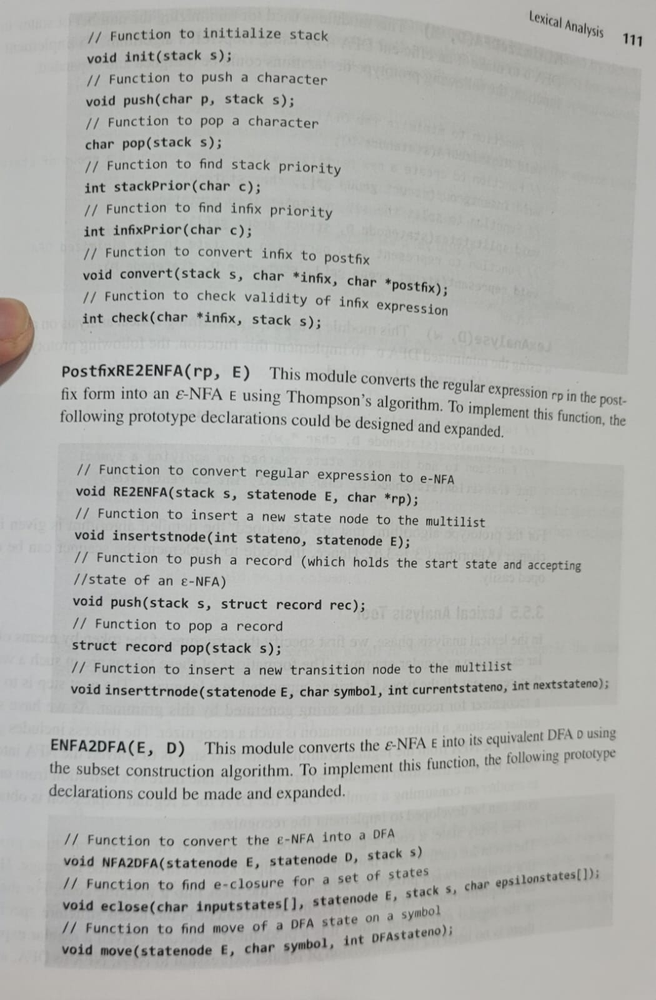
#> input picture braille_backend/tests/test.png, 656 x 1000 px, shrunk from 1050 x 1600 before the run
$ python -i ocr_service.py   (imports and definitions only)
#> lines starting #> are read from the running program, lines starting #| are printed output that depends on the picture; after the words box and inside, x2 and y2 are one past the last pixel; in counts of white or black regions, pixels touching at a corner belong together
import os
from pathlib import Path

import cv2
import numpy as np
import pytesseract
from dotenv import load_dotenv


# [1 line not run here, left out]

# Get Tesseract path from .env
tesseract_path = os.getenv("TESSERACT_PATH")

if tesseract_path:
    pytesseract.pytesseract.tesseract_cmd = tesseract_path


def extract_text_from_image(image_path: str) -> str:
#> called with image_path = '../../tests/test.png'
    image = cv2.imread(image_path)
#> image is the input picture: shape (1000, 656, 3); mean B, G, R 172.4, 176, 175.1

    if image is None:
        raise ValueError("Could not read the uploaded image.")

    gray = cv2.cvtColor(image, cv2.COLOR_BGR2GRAY)

    gray = cv2.GaussianBlur(gray, (3, 3), 0)

    _, thresh = cv2.threshold(
        gray,
        0,
        255,
        cv2.THRESH_BINARY + cv2.THRESH_OTSU,
    )
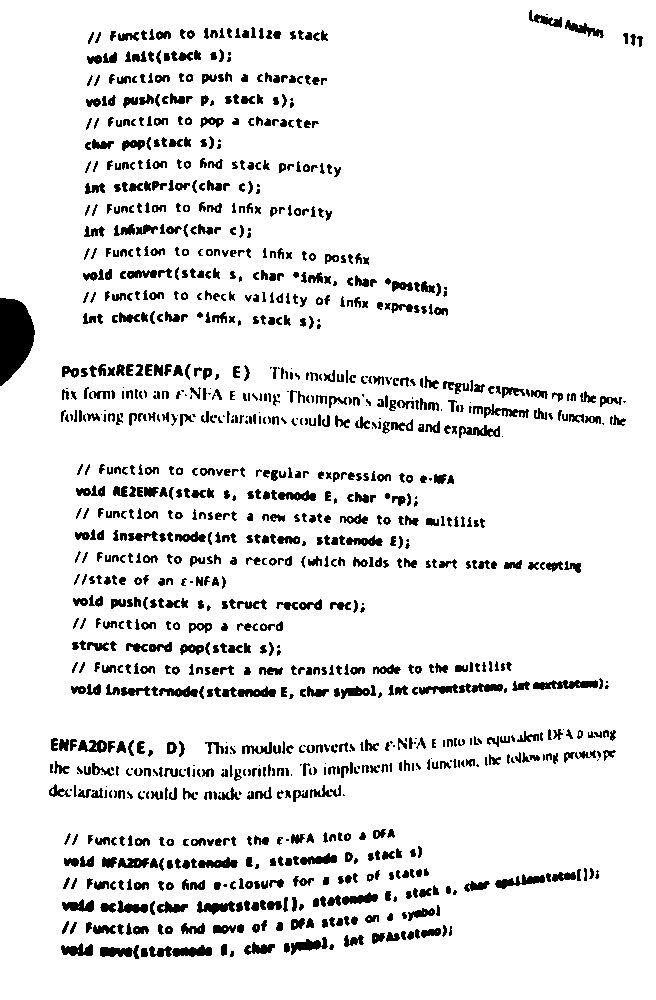
#> thresh: shape (1000, 656); 90.9% white; 1182 black regions (191 under 20 px), largest, box (x1, y1, x2, y2) and area: (0, 298, 35, 386) 2218, (533, 680, 598, 690) 416, (495, 874, 545, 889) 348

#> (the run stopped early here; a loop or call above may not have finished)
